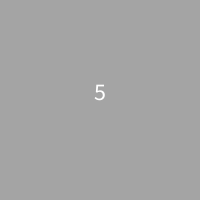
Frame 1 (no input)
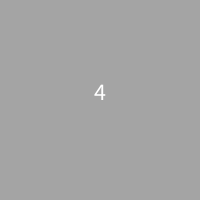
Frame 60 (the mouse pressed at the canvas centre just before this capture)
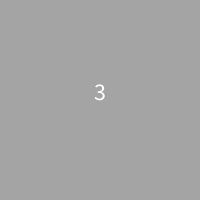
Frame 120 (the mouse held since frame 60 and released just before this capture)

The Processing sketch that drew these frames (run headless with seeded random() and noise(); from frame 60 on, the mouse is pressed at the canvas centre):

// Processing sketch: Timer_Example
// ── Timer_Example.pde
int totalTime = 6;
float rand = random(255);

void setup() {
  size(200, 200);
  background(0);
  textSize(24);
  textAlign(CENTER);
}

void draw() {
  // Calculate how much time has passed
  int passedTime = totalTime - int(millis()/1000);
  background(rand);
  text(passedTime,100,100);
  
  // Has five seconds passed?
  if (passedTime < 0) {
    rand = random(150,255);
    background(rand); // Color a new background
    totalTime+=6;
}
  
}
